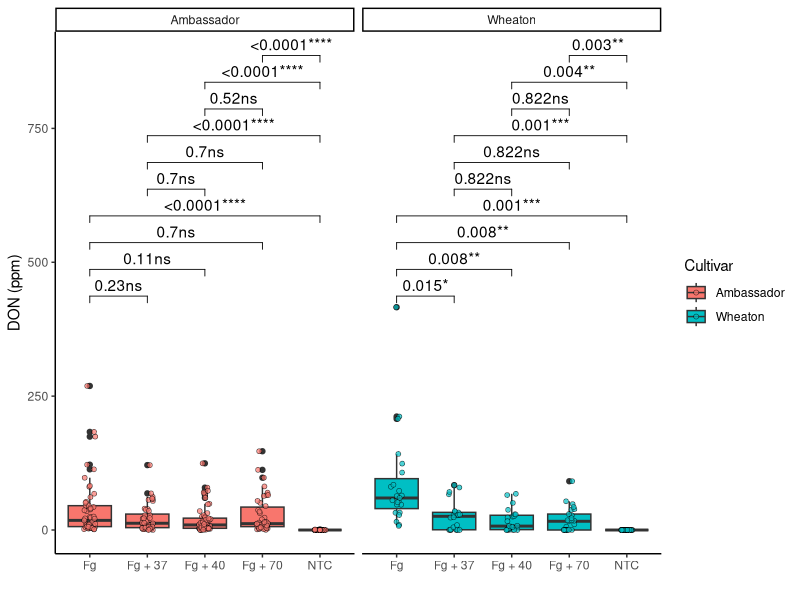
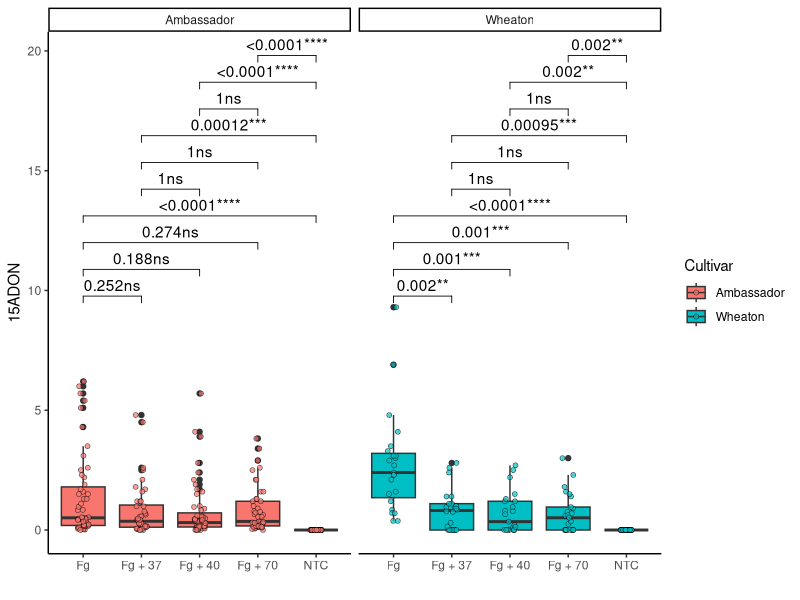
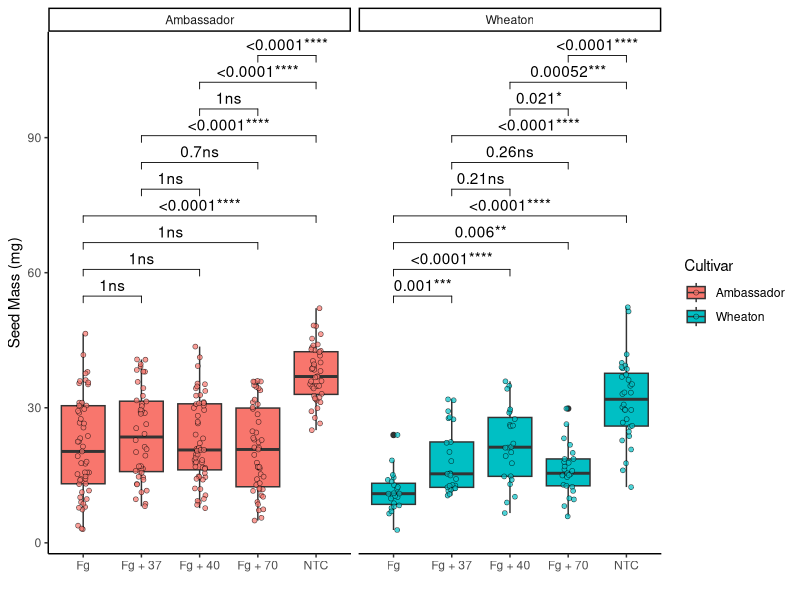
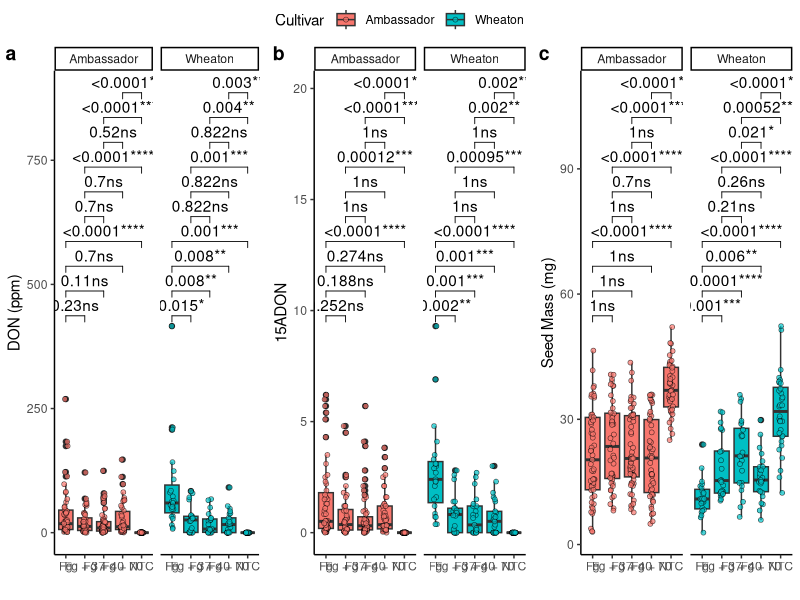

The R script that drew these images, in order:
## ---- chunk 1
fs::dir_tree()
## ---- chunk 2
#install.packages("fs")
library(fs)
#install.packages("ggpubr")
library(ggpubr)
#install.packages("ggplot2")
library(ggplot2)
## ---- chunk 3

cbbPalette  <- c("#000000", "#E69F00", "#56B4E9", "#009E73", "#F0E442", "#0072B2" , "#D55E00", "#CC79A7")
toxin.data <- read.csv("MycotoxinData.csv", na.strings = "na")
plot_DON_pwc <- ggplot(toxin.data, aes(x = Treatment, y = DON, fill = Cultivar)) +
  geom_boxplot(position = position_dodge(width = 0.8)) +
  geom_jitter(shape = 21, color = "black", size = 1.5, stroke = 0.3,
              position = position_jitterdodge(jitter.width = 0.2), alpha = 0.7) +
  geom_pwc(aes(group = Treatment), method = "t.test", 
           label = "{p.adj.format}{p.adj.signif}") +
  ylab("DON (ppm)") + xlab("") + 
  theme_classic() + 
  facet_wrap(~Cultivar)
plot_DON_pwc
## ---- chunk 4

plot_15ADON_pwc <- ggplot(toxin.data, aes(x = Treatment, y = X15ADON, fill = Cultivar)) +
  geom_boxplot(position = position_dodge(width = 0.8)) +
  geom_jitter(shape = 21, color = "black", size = 1.5, stroke = 0.3,
              position = position_jitterdodge(jitter.width = 0.2), alpha = 0.7) +
  geom_pwc(aes(group = Treatment), method = "t.test", 
           label = "{p.adj.format}{p.adj.signif}") +
  ylab("15ADON") + xlab("") + 
  theme_classic() + 
  facet_wrap(~Cultivar)
plot_15ADON_pwc
## ---- chunk 5

plot_SeedMass_pwc <- ggplot(toxin.data, aes(x = Treatment, y = MassperSeed_mg, fill = Cultivar)) +
  geom_boxplot(position = position_dodge(width = 0.8)) +
  geom_jitter(shape = 21, color = "black", size = 1.5, stroke = 0.3,
              position = position_jitterdodge(jitter.width = 0.2), alpha = 0.7) +
  geom_pwc(aes(group= Treatment), method = "t.test", 
           label = "{p.adj.format}{p.adj.signif}") +
  ylab("Seed Mass (mg)") + xlab("") + 
  theme_classic() + 
  facet_wrap(~Cultivar)
plot_SeedMass_pwc
## ---- chunk 6
combined_pwc <- ggarrange(plot_DON_pwc, plot_15ADON_pwc, plot_SeedMass_pwc,
                          ncol = 3, nrow = 1,
                          labels = c("a", "b", "c"),
                          common.legend = TRUE,
                          legend = "top")

combined_pwc 
